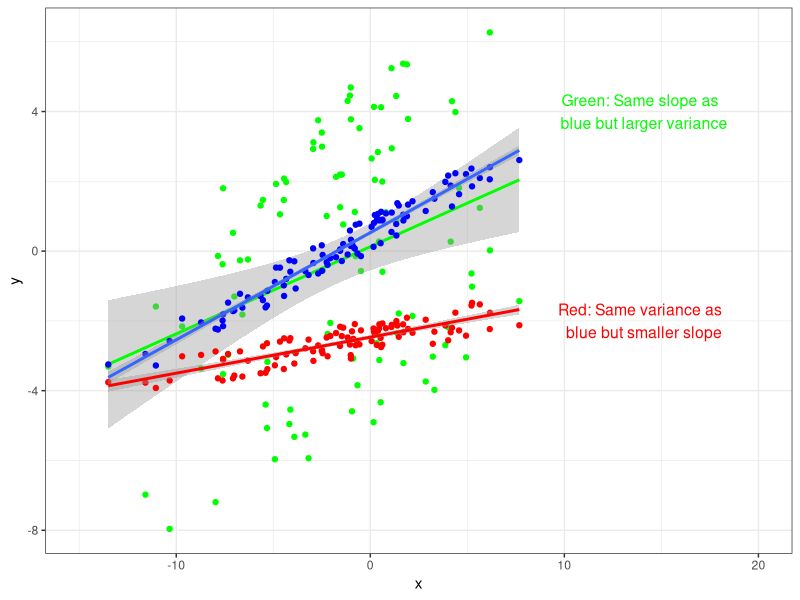

Generate this figure with R:
library(tidyverse)
x1 <- (rnorm(100)*4-2)
y1 <- x1*0.3+runif(100)
y2 <- x1*0.1+runif(100)-3
y3 <- x1*0.3+runif(100,min=-5,max=5)
tb <- tibble(x1,y1,y2)

ggplot(tb)+
  geom_point(aes(x1,y3),color='green')+
  geom_smooth(aes(x1,y3),method = lm, color='green')+
  geom_point(aes(x1,y1),color='blue')+
  geom_smooth(aes(x1,y1),method = lm)+
  geom_point(aes(x1,y2),color='red')+
  geom_smooth(aes(x1,y2),method = lm,color='red')+
  scale_x_continuous(limits = c(-15,20))+
  annotate('rect',xmin = 8, xmax = 20, ymin = 3, ymax = 5,
                  alpha = 0)+
  annotate("text", 
           label = "Green: Same slope as \n blue but larger variance", 
           x = 14, y = 4, 
           size = 4, 
           colour = "green",
           hjust = 0.5,
           vjust = 0.5)+
  annotate('rect',xmin = 8, xmax = 20, ymin = -3, ymax = 0,
           alpha = 0)+
  annotate("text", 
           label = "Red: Same variance as \n blue but smaller slope", 
           x = 14, y = -2, 
           size = 4, 
           colour = "red",
           hjust = 0.5,
           vjust = 0.5)+
  xlab('x')+
  ylab('y')+
  theme_bw()
  
  